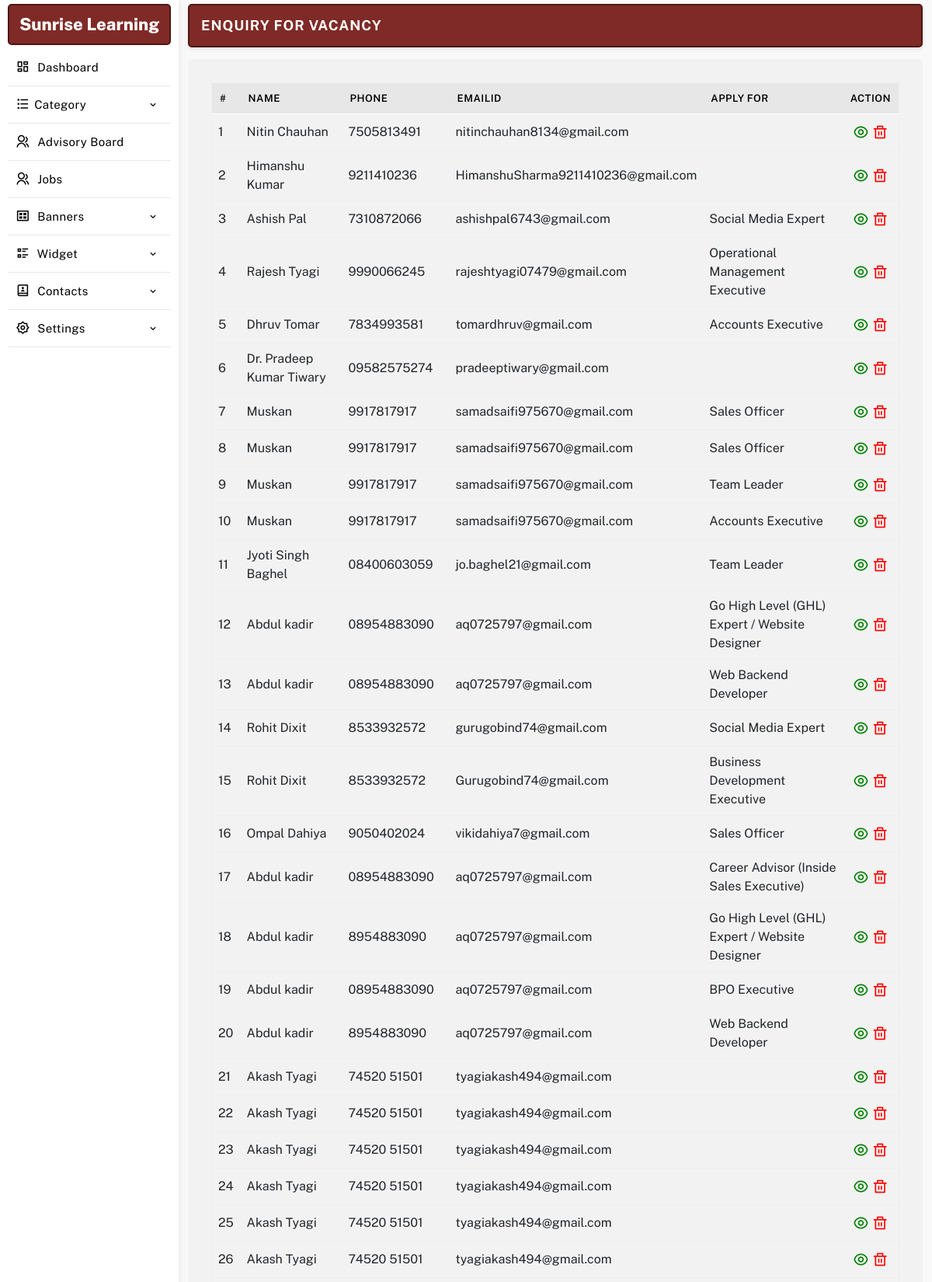
/manager/enquiryforvacancies.php (signed in, upper part), run on the app's committed database.
### tables this page shows
CREATE TABLE `settings` (
  `id` int(11) NOT NULL,
  `web_name` varchar(255) NOT NULL,
  `email_id` varchar(255) NOT NULL,
  `alternate_email_id` varchar(255) NOT NULL,
  `contact_no` varchar(255) NOT NULL,
  `alternate_no` varchar(255) NOT NULL,
  `whatsapp_no` varchar(255) NOT NULL,
  `address` text NOT NULL,
  `youtubelink` varchar(255) NOT NULL,
  `map_iframe` longtext NOT NULL,
  `facebook` varchar(255) NOT NULL,
  `youtube` varchar(255) NOT NULL,
  `instagram` varchar(255) NOT NULL,
  `twitter` varchar(255) NOT NULL,
  `linkedin` varchar(255) NOT NULL,
  `logo` varchar(255) NOT NULL,
  `meta_title` varchar(255) NOT NULL,
  `meta_keywords` varchar(255) NOT NULL,
  `meta_desc` text NOT NULL,
  `smart_classroom_desc` text DEFAULT NULL,
  `smart_classroom_text` varchar(255) DEFAULT '1st Smart Classroom',
  `brochure_file` varchar(500) DEFAULT '',
  `footerdesc` text NOT NULL,
  `googletag` text NOT NULL,
  `headercenterline` varchar(255) NOT NULL
);

CREATE TABLE `applyjob` (
  `id` int(11) NOT NULL,
  `name` varchar(255) NOT NULL,
  `email` varchar(255) NOT NULL,
  `contactno` varchar(255) NOT NULL,
  `applyfor` int(11) NOT NULL,
  `degree` varchar(255) NOT NULL,
  `file` varchar(255) NOT NULL
);

CREATE TABLE `jobs` (
  `id` int(11) NOT NULL,
  `title` text NOT NULL,
  `url` text NOT NULL,
  `long_desc` longtext NOT NULL,
  `order` int(11) NOT NULL,
  `status` int(255) NOT NULL
);

### manager/database/db.php (called while the page is built, shortened)
<?php session_start();
$con = mysqli_connect( DB_HOST, DB_USER, DB_PASSWORD, DB_NAME);
$sqlsetting = mysqli_query($con,"SELECT * FROM `settings`");
$rwlinks = mysqli_fetch_array($sqlsetting);
$websitename = $rwlinks['web_name'];
function __getJobTitle($con, $id){
$sql = mysqli_query($con, "SELECT * FROM `jobs` WHERE `status`=1 AND `id`=$id");
$rw = mysqli_fetch_object($sql);
return $rw->title;
}
?>

### manager/config.php (called while the page is built)
<?php include 'database/db.php'; ?>

### manager/enquiryforvacancies.php (the view, shortened to what this page needs)
<?php include 'config.php';
	include 'include/header.php';
	include 'include/sidebar.php';
 ?>
<section class="main-dashboard">
<div class="container-fluid">
<div class="row">
<div class="col-md-12">
	<div class="page-title">
		<div class="title">
			<h3>Enquiry For Vacancy</h3>
		</div>
	</div>
</div>
<div class="col-md-12">
	<div class="page-content">
	<table class="table table-hover" id="myTable">
		<thead>
			<tr>
				<th>#</th>
				<th>Name</th>
				<th>Phone</th>
				<th>Emailid</th>
				<th>Apply for</th>
				<th class="text-center">Action</th>
			</tr>
		</thead>
		<tbody>
		<?php
			$sqlcontact  = mysqli_query($con, "SELECT * FROM applyjob ORDER BY id DESC");
			if(mysqli_num_rows($sqlcontact)){
				$serial = 1;
				while($rwcontact = mysqli_fetch_assoc($sqlcontact )){
					$cid = $rwcontact['id'];
		 ?>
			<tr id='remove<?php echo $cid; ?>'>
				<td><?php echo $serial; ?></td>
				<td><?php echo $rwcontact['name']; ?></td>
				<td><?php echo $rwcontact['contactno']; ?></td>
				<td><?=$rwcontact['email'];?></td>
				<td><?=__getJobTitle($con, $rwcontact['applyfor']);?></td>
				<td class="text-center">
					<a href="javascript:" class='editbtn ri-eye-line' ></a>
					<a href="javascript:"  ide="<?=$cid;?>" class='delbtn ri-delete-bin-line' ></a>
				</td>
			</tr>
	<?php $serial++; }} ?>
		</tbody>
	</table>
	</div>
</div>
</div>
</div>
</section>
<?php
	include "include/footer.php";
?>

### manager/include/sidebar.php (shortened to what this page needs)
<aside class="sidebar-menu-dashboard">
<div class="logo-n-toggle">
	<a href="dashboard.php"><?=$websitename;?></a>
</div>
<nav class="menu">
<ul class="aside-menu">
<li class="menu-item ">
	<a href="dashboard.php" class="menu-link">
	<span class="link-text"><i class="ri-dashboard-line"></i> Dashboard</span>
	</a>
</li>
<li class="menu-item has-submenu">
	<a href="javascript:" class="menu-link" id="parent-menu">
	<span class="link-text"><i class="ri-list-check"></i>Category</span>
	<i class='bx bx-chevron-down'></i>
	</a>
</li>
<li class="menu-item ">
	<a href="advisoryboard.php" class="menu-link">
	<span class="link-text"><i class="ri-group-line"></i> Advisory Board</span>
	</a>
</li>
<li class="menu-item ">
	<a href="jobs.php" class="menu-link">
	<span class="link-text"><i class="ri-group-line"></i> Jobs</span>
	</a>
</li>
<li class="menu-item has-submenu">
<a href="javascript:" class="menu-link orders" id="parent-menu">
<span class="link-text"><i class="ri-gallery-view"></i> Banners</span>
<i class='bx bx-chevron-down'></i>
</a>
</li>
<li class="menu-item has-submenu">
<a href="javascript:" class="menu-link" id="parent-menu">
<div>
<span class="link-text"><i class="ri-list-check-2"></i> Widget</span>
</div>
<i class='bx bx-chevron-down'></i>
</a>
</li>
<li class="menu-item has-submenu">
<a href="javascript:" class="menu-link orders" id="parent-menu">
<div>
<span class="link-text"><i class="ri-contacts-book-2-line"></i> Contacts</span>
</div>
<i class='bx bx-chevron-down'></i>
</a>
</li>
<li class="menu-item has-submenu">
<a href="javascript:" class="menu-link orders" id="parent-menu">
<div>
<span class="link-text"><i class="ri-settings-2-line"></i> Settings</span>
</div>
<i class='bx bx-chevron-down'></i>
</a>
</li>
</ul>
</nav>
</aside>

### manager/css/style.css (style rules this page uses)
* { margin: 0; padding: 0; box-sizing: border-box; font-family: "Public Sans", sans-serif; }
:root { --text1-color: #a7a7a7; --primary-color: #7F2A26; --secondary-color: #4e1715; }
table { margin: 0 !important;border: 1px solid #eee !important; }
table thead { background: #e7e7e7;border-bottom: 1px solid #fff;color: #fff; }
table thead tr th { font-weight: 600 !important;font-size: 13px;border-bottom: 0 !important;padding: 10px !important;color: #000;text-transform: uppercase;letter-spacing: .5px; }
tr td { vertical-align: middle; }
p,h1,h2,h3,h4,h5,h6 { margin: 0; }
a { text-decoration: none; color: #000; }
ul { list-style: none; padding: 0; margin: 0; }
.addimage, .editbtn,.delbtn { font-size: 20px; }
.editbtn { color: green; }
.delbtn { color: red; }
aside { width: 230px; height: 100vh; transition: all .4s linear; float: left; box-shadow: 1px 0 10px rgb(0 0 0 / 8%); position: relative; padding: 5px 10px; }
.logo-n-toggle { display: flex; justify-content: center; align-items: center; padding: 8px 10px; border: 2px solid var(--secondary-color); border-radius: 5px; background: var(--primary-color); }
.logo-n-toggle a { display: block; transition: display .4s linear; color: #fff; text-align: center; font-weight: 800; font-size: 22px; }
.logo-n-toggle a:before, .logo-n-toggle a:after { width: 12px; height: 12px; display: inline-block; border: 4px solid var(--primary-color); border-radius: 50%; margin: 0 5px; }
.page-title { padding: 15px; border-radius: 5px; border: 2px solid var(--secondary-color); display: flex; align-items: center; justify-content: space-between; margin-bottom: 15px; box-shadow: 0 .125rem .25rem rgba(165,163,174,.3); background: #fff; background: var(--primary-color); }
.page-title .title h3 { font-size: 18px; color: #fff; text-transform: uppercase; font-weight: 700; letter-spacing: 1px; }
.page-content { background: #fff;padding: 30px;border-radius: 5px;background: #f2f2f2; }
aside .menu { height: 88%; overflow: auto; padding: 5px 0; }
.aside-menu .menu-item { transition: all .2s linear; position: relative; }
.aside-menu .menu-item > .menu-link { text-decoration: none; display: block; padding: 10px 10px; display: flex; justify-content: space-between; align-items: center; white-space: nowrap; border-bottom: 1px solid #e9e9e9; }
.aside-menu .menu-item > .menu-link i { color: #000; font-size: 18px; margin-right: 5px; display: inline-block; }
.aside-menu .menu-item > .menu-link .bx-chevron-down, .aside-menu .menu-item > .menu-link .link-text { transition: all .2s linear; color: #000; font-size: 15px; letter-spacing: 0.4px; font-weight: 400; }
.aside-menu .menu-item > .menu-link span::after { content: ""; font-family: FontAwesome; }
section.main-dashboard { float: left; width: calc(100% - 230px); transition: all .4s linear; overflow: auto; height: 100vh; padding: 5px 0; background: #f9f9f9; }

### data on the page
settings: web_name "Sunrise Learning"
applyjob: name "Nitin Chauhan", contactno "7505813491", email "nitinchauhan8134@gmail.com"
applyjob: name "Himanshu Kumar", contactno "9211410236", email "HimanshuSharma9211410236@gmail.com"
applyjob: name "Ashish Pal", contactno "7310872066", email "ashishpal6743@gmail.com", applyfor.title "Social Media Expert"
applyjob: name "Rajesh Tyagi", contactno "9990066245", email "rajeshtyagi07479@gmail.com", applyfor.title "Operational Management Executive"
applyjob: name "Dhruv Tomar", contactno "7834993581", email "tomardhruv@gmail.com", applyfor.title "Accounts Executive"
applyjob: name "Dr. Pradeep Kumar Tiwary", contactno "09582575274", email "pradeeptiwary@gmail.com"
applyjob: name "Muskan", contactno "9917817917", email "samadsaifi975670@gmail.com", applyfor.title "Sales Officer"
applyjob: name "Muskan", contactno "9917817917", email "samadsaifi975670@gmail.com", applyfor.title "Sales Officer"
applyjob: name "Muskan", contactno "9917817917", email "samadsaifi975670@gmail.com", applyfor.title "Team Leader"
applyjob: name "Muskan", contactno "9917817917", email "samadsaifi975670@gmail.com", applyfor.title "Accounts Executive"
applyjob: name "Jyoti Singh Baghel", contactno "08400603059", email "jo.baghel21@gmail.com", applyfor.title "Team Leader"
applyjob: name "Abdul kadir", contactno "08954883090", email "aq0725797@gmail.com", applyfor.title "Go High Level (GHL) Expert / Website Designer"
applyjob: name "Abdul kadir", contactno "08954883090", email "aq0725797@gmail.com", applyfor.title "Web Backend Developer"
applyjob: name "Rohit Dixit", contactno "8533932572", email "gurugobind74@gmail.com", applyfor.title "Social Media Expert"
applyjob: name "Rohit Dixit", contactno "8533932572", email "Gurugobind74@gmail.com", applyfor.title "Business Development Executive"
applyjob: name "Ompal Dahiya", contactno "9050402024", email "vikidahiya7@gmail.com", applyfor.title "Sales Officer"
applyjob: name "Abdul kadir", contactno "08954883090", email "aq0725797@gmail.com", applyfor.title "Career Advisor (Inside Sales Executive)"
applyjob: name "Abdul kadir", contactno "8954883090", email "aq0725797@gmail.com", applyfor.title "Go High Level (GHL) Expert / Website Designer"
applyjob: name "Abdul kadir", contactno "08954883090", email "aq0725797@gmail.com", applyfor.title "BPO Executive"
applyjob: name "Abdul kadir", contactno "8954883090", email "aq0725797@gmail.com", applyfor.title "Web Backend Developer"
applyjob: name "Akash Tyagi", contactno "74520 51501", email "tyagiakash494@gmail.com"
applyjob: name "Akash Tyagi", contactno "74520 51501", email "tyagiakash494@gmail.com"
applyjob: name "Akash Tyagi", contactno "74520 51501", email "tyagiakash494@gmail.com"
applyjob: name "Akash Tyagi", contactno "74520 51501", email "tyagiakash494@gmail.com"
applyjob: name "Akash Tyagi", contactno "74520 51501", email "tyagiakash494@gmail.com"
applyjob: name "Akash Tyagi", contactno "74520 51501", email "tyagiakash494@gmail.com"
